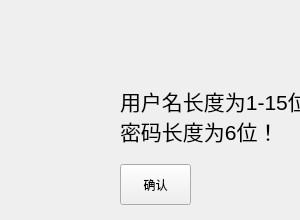
  <widget class="QWidget" name="widget_warn_inputerror" native="true">
   <property name="geometry">
    <rect>
     <x>380</x>
     <y>170</y>
     <width>300</width>
     <height>220</height>
    </rect>
   </property>
   <property name="styleSheet">
    <string notr="true">#widget_warn_inputerror
{
	background-image: url(:/picture/warnbackground.png);
}</string>
   </property>
   <widget class="QToolButton" name="toolButton_warn_inputerror_enter">
    <property name="geometry">
     <rect>
      <x>120</x>
      <y>164</y>
      <width>71</width>
      <height>41</height>
     </rect>
    </property>
    <property name="text">
     <string>确认</string>
    </property>
   </widget>
   <widget class="QLabel" name="label_37">
    <property name="geometry">
     <rect>
      <x>20</x>
      <y>70</y>
      <width>81</width>
      <height>81</height>
     </rect>
    </property>
    <property name="styleSheet">
     <string notr="true">border-image: url(:/picture/jinggao.png);</string>
    </property>
    <property name="text">
     <string/>
    </property>
   </widget>
   <widget class="QLabel" name="label_38">
    <property name="geometry">
     <rect>
      <x>120</x>
      <y>110</y>
      <width>191</width>
      <height>41</height>
     </rect>
    </property>
    <property name="font">
     <font>
      <pointsize>16</pointsize>
     </font>
    </property>
    <property name="text">
     <string>密码长度为6位！</string>
    </property>
   </widget>
   <widget class="QLabel" name="label_39">
    <property name="geometry">
     <rect>
      <x>120</x>
      <y>80</y>
      <width>191</width>
      <height>41</height>
     </rect>
    </property>
    <property name="font">
     <font>
      <pointsize>16</pointsize>
     </font>
    </property>
    <property name="text">
     <string>用户名长度为1-15位！</string>
    </property>
   </widget>
  </widget>
